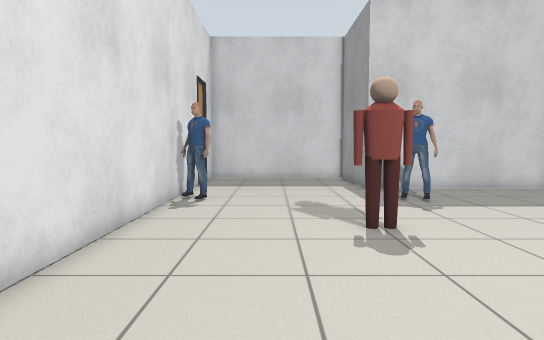
[1] (above)

16 first-person views from a walk through a world built for the Gazebo simulator. The camera is 0.94 m above the floor, tilts 4° down and sees 75° across. Floor lines are 1 m apart. The floor is counted in squares, 0.5 m on a side. Each view is taken from the middle of a square. On the plan, view 1 faces up. The plan holds only what a view shows up to about 18 squares ahead; the rest is blank. Some stock models are drawn as simple stand-ins.

[2]
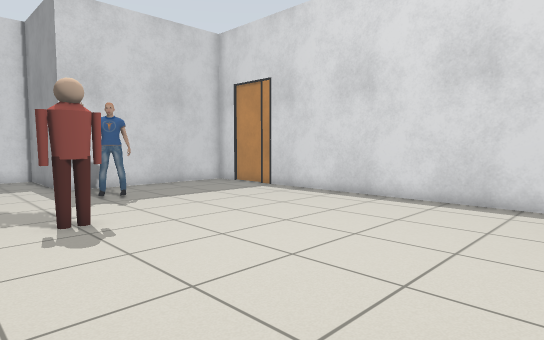

[3]
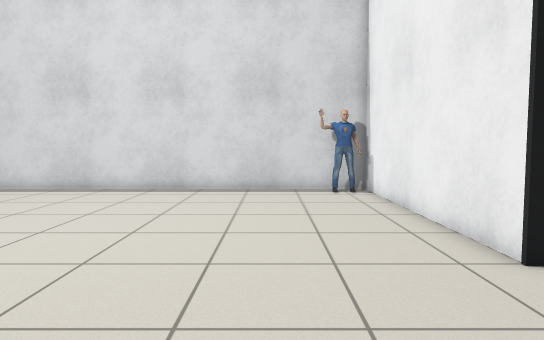

[4]
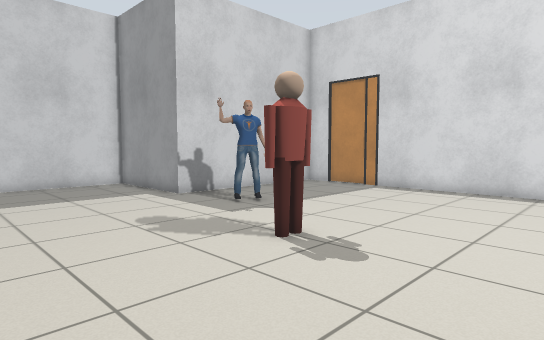

[5]
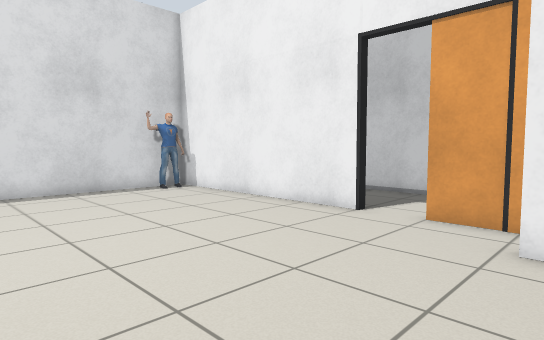

[6]
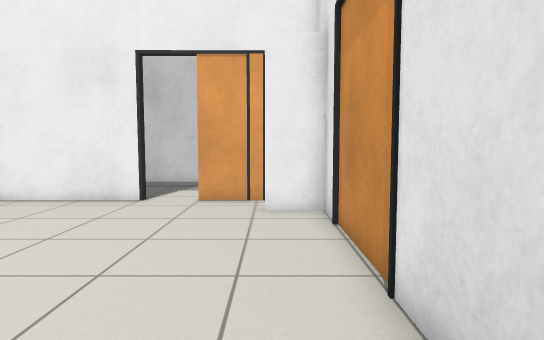

[7]
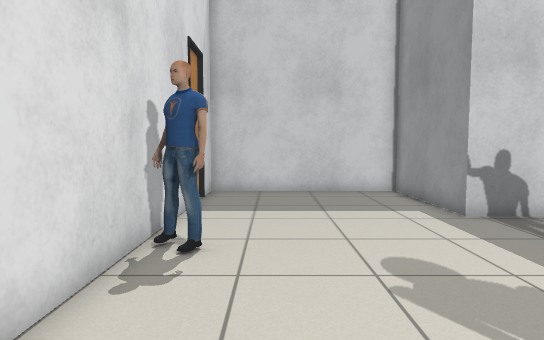

[8]
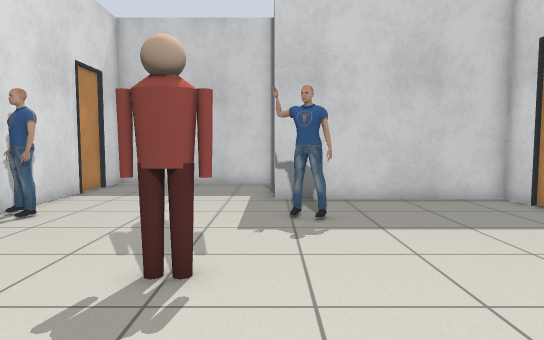

[9]
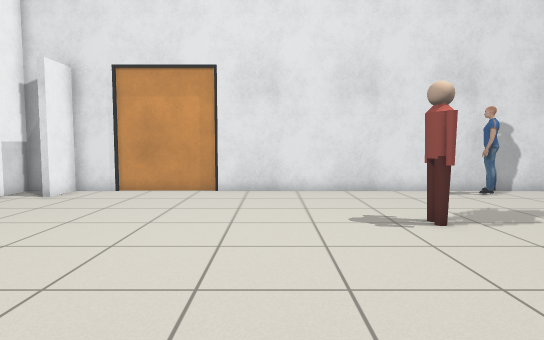

[10]
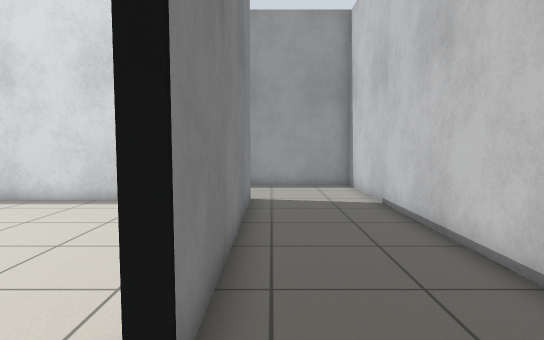

[11]
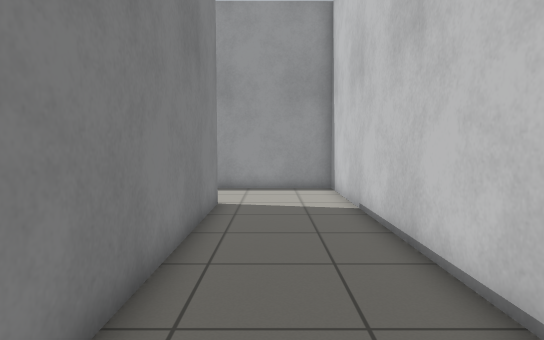

[12]
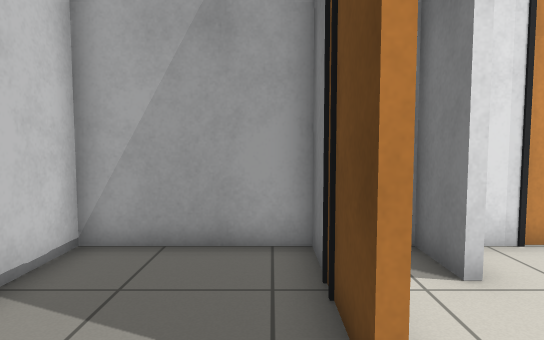

[13]
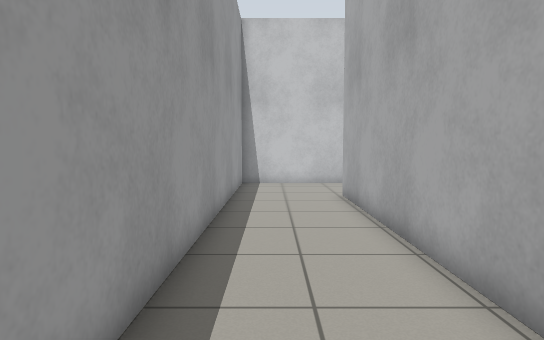

[14]
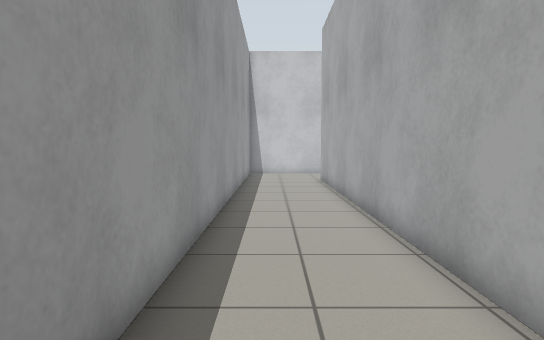

[15]
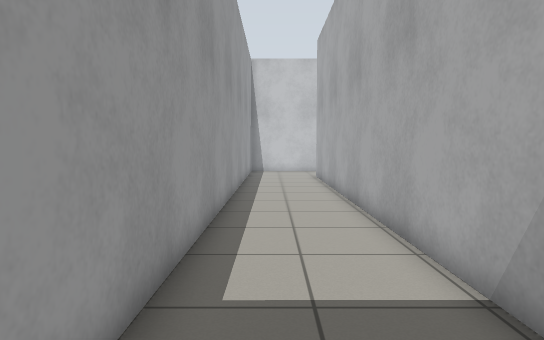

[16]
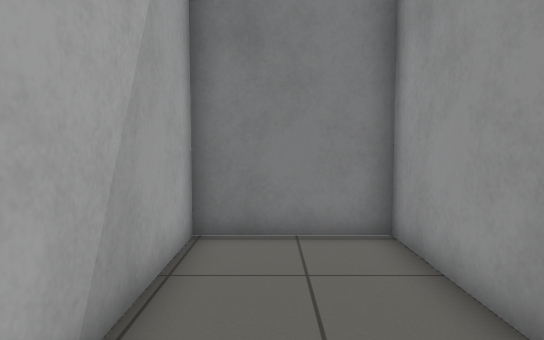

### Floor plan
Ten units are one square. View 1 is at (0, 0); x grows to the right and y downward. Boxes are objects, and circles mark ways between rooms. Rooms are numbered by the first view taken in them; rooms with no view inside come last. Other rooms are left out.
<svg viewBox="-41 -210 211 321">
<path fill="none" stroke="#000" d="M-18 43 -35 43 -35 60M120 -153 41 -152 41 -205 -35 -205 -35 -171M24 62 24 60 121 60 121 -152M-35 -169 -35 41 -17 41M-36 60 5 60M5 62 -36 62M14 106 165 106 165 -153 120 -153M-35 60 -35 106 -15 106M123 -152 123 63 24 62"/>
<rect x="-35" y="-135" width="20" height="20" fill="#bbb"><title>person</title></rect>
<rect x="15" y="-85" width="20" height="10" fill="#bbb"><title>person</title></rect>
<rect x="35" y="-125" width="20" height="10" fill="#bbb"><title>person</title></rect>
<rect x="105" y="45" width="10" height="10" fill="#bbb"><title>person</title></rect>
<circle cx="15" cy="60" r="3" fill="#2a7"/>
<text x="40" y="-60">1</text>
<text x="130" y="20">2</text>
</svg>
Room 1 opens to room 2.

Where each view was taken, in squares from view 1:
view 1: 0 up, 0 right, facing up
view 2: 1 down, 0 right, facing up-right
view 3: 2 down, 3 left, facing right
view 4: 3 up, 3 left, facing up-right
view 5: 3 up, 3 left, facing down-right
view 6: 6 up, 2 left, facing down
view 7: 6 up, 1 left, facing up
view 8: 3 up, 4 right, facing up
view 9: 4 up, 11 right, facing left
view 10: 7 down, 0 right, facing right
view 11: 8 down, 1 right, facing right
view 12: 7 down, 3 right, facing left
view 13: 7 up, 15 right, facing down
view 14: 13 up, 15 right, facing down
view 15: 15 up, 15 right, facing down
view 16: 8 up, 14 right, facing up
